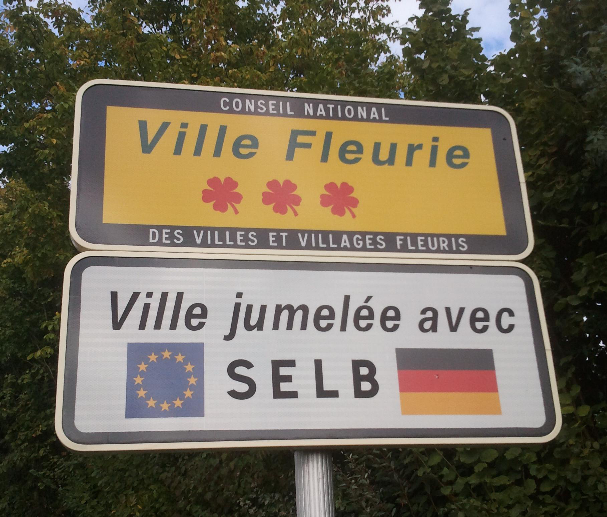
#> input picture examples/image_color.png, 607 x 517 px
$ python example3.py   (older library calls are emulated)
#> lines starting #> are read from the running program, lines starting #| are printed output that depends on the picture
#> further down, image is the input picture: shape (517, 607, 3); mean R, G, B 111.4, 103.6, 86.3
### skgtimage/utils/meanshift.py
import numpy as np
import sklearn
import skimage
from skgtimage.utils.color import rgb2chsv
from sklearn.cluster import MeanShift
import time

def meanshift(image, bandwidth, roi=None, mc=False, sigma=None, rgb_convert=False,verbose=False):
    """
    Apply meanshif to input image (within region of interest)

    :param image: input image
    :param bandwidth: bandwidth parameter considered in scikit-learn  MeanShift
    :param roi: region of interest
    :param mc: whether image is multi-component or not (color in our case)
    :param verbose:
    :param sigma: preliminary gaussian filtering (parameter of scikit-image filters.gaussian)
    :param rgb_convert: if True and mc True, RGB image is converted HSV space
    :return: labelled image (numpy array), where each label corresponds to a specific value
    """
#> called with bandwidth = 0.1, mc = True, sigma = 0.5, rgb_convert = True, verbose = False
    #Image preparation
    if mc: #color
        if sigma is not None:
            tmp=skimage.filters.gaussian(image, sigma=sigma, multichannel=True)
            return meanshift(tmp, bandwidth=bandwidth, roi=roi, mc=mc, sigma=None, rgb_convert=rgb_convert,verbose=verbose)
        #Conversion
        if rgb_convert:
            tmp=rgb2chsv(image)
            return meanshift(tmp, bandwidth=bandwidth, roi=roi, mc=mc, sigma=sigma, rgb_convert=False, verbose=verbose)


    nb_components,spatial_dim=1,len(image.shape)
    if mc:
        nb_components=image.shape[-1]
        spatial_dim-=1

    if roi is not None:
        roi_mask=np.dstack(tuple([roi for i in range(0,nb_components)]))
        roied_image=np.ma.masked_array(image,mask=np.logical_not(roi_mask))
        return meanshift(roied_image, bandwidth, None, mc, verbose=verbose)
    else:
        if type(image) != np.ma.masked_array :
            roi=np.ones(image.shape[0:spatial_dim])
            roi_mask=np.dstack(tuple([roi for i in range(0,nb_components)]))
            roied_image=np.ma.masked_array(image,mask=np.logical_not(roi_mask))
            return meanshift(roied_image, bandwidth, None, mc, verbose=verbose)


    if type(image) == np.ma.masked_array :
        reshaped_data=image.compressed().reshape(-1,nb_components)
    else:
        reshaped_data=image.reshape(-1,nb_components)

    t0=time.clock()
    ms = MeanShift(bandwidth=bandwidth, bin_seeding=True)
    ms.fit(reshaped_data)
    t1=time.clock()
    if verbose==True:
        print("Cpu time (sec): " , t1-t0)
        print("nb clusters : " , len(np.unique(ms.labels_)))

    labels = ms.labels_
    result = np.zeros(image.shape[0:spatial_dim],dtype=np.uint8) #ne marche pas avec color -> vu comme 3D

    roi=np.logical_not(image.mask)
    if nb_components > 1:
        roi=roi[:,:,0]
    else:
        roi=roi

    result[roi] = labels
    result=np.ma.masked_array(result, mask=np.logical_not(roi))
    return result

### skgtimage/utils/color.py
import numpy as np

def rgb2chsv(image):
    return hsv2chsv(rgb2hsv(image))

def rgb2hsv(image):
    import matplotlib
    tmp_image=image.astype(np.float)
    if np.max(tmp_image) > 1.0 :
        tmp_image/=255.0
    return matplotlib.colors.rgb_to_hsv(tmp_image)
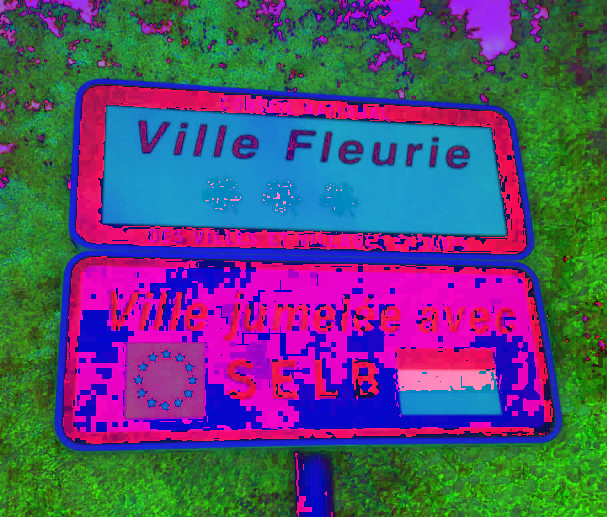
#> returned value: shape (517, 607, 3) float64; mean of channels 0, 1, 2 0.338, 0.31, 0.445; drawn as R, G, B

def rgb2gray(image):
    return 0.2125*image[:,:,0]+ 0.7154*image[:,:,1]+0.0721*image[:,:,2]

def hsv2chsv(data):
    """
    hsv -> s*v*cos(2pi*h),s*v*sin(2pi*h),v
    data can be a point (array [h,s,v])
    data can be rows of points
    data can be a 2D image h=image[:,:,0]; s=image[:,:,1], v=image[:,:,2]
    """
    #point
    if len(data.shape) == 1:
        result=np.zeros(data.shape,dtype=np.float)
        result[0]=data[1]*data[2]*np.cos(data[0]*2.0*np.pi)
        result[1]=data[1]*data[2]*np.sin(data[0]*2.0*np.pi)
        result[2]=data[2]
        return result
    #rows of points
    if len(data.shape) == 2:
        result=np.zeros(data.shape,dtype=np.float)
        result[:,0]=data[:,1]*data[:,2]*np.cos(data[:,0]*2.0*np.pi)
        result[:,1]=data[:,1]*data[:,2]*np.sin(data[:,0]*2.0*np.pi)
        result[:,2]=data[:,2]
        return result
    #image
    else:
        result=np.zeros(data.shape,dtype=np.float)
#> result: shape (517, 607, 3) float64; every value is 0
        result[:,:,0]=data[:,:,1]*data[:,:,2]*np.cos(data[:,:,0]*2.0*np.pi)
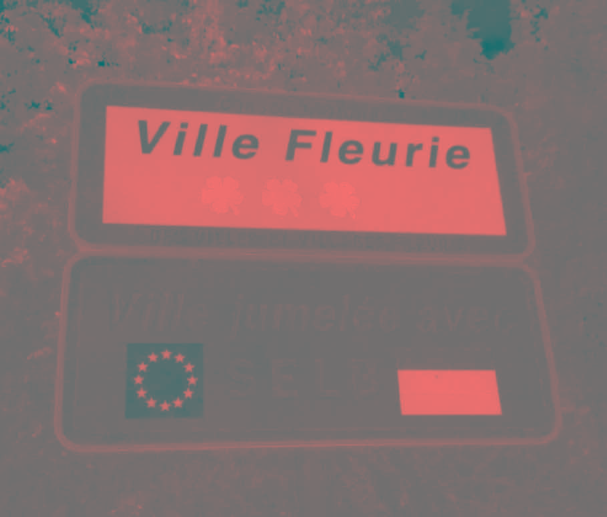
#> result: shape (517, 607, 3) float64; mean of channels 0, 1, 2 0.0719, 0, 0; drawn with min black and max white
        result[:,:,1]=data[:,:,1]*data[:,:,2]*np.sin(data[:,:,0]*2.0*np.pi)
        result[:,:,2]=data[:,:,2]
#> (the rest of the program and of its run is left out)
